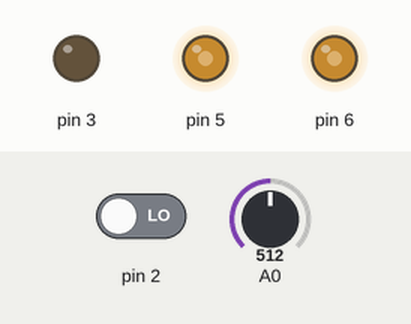
Simulated run of this sketch. Board: Arduino Uno, built with avr-gcc and run on an emulated ATmega328P. On the bench: output pins drawn as LEDs (lit = HIGH). The inputs (shaded band) are chosen by the test bench; at power-on: A0 = 512, pin 2 LOW.

Above: at 1.2 s.
1.3 s: A0 set to 716
At 2.0 s:
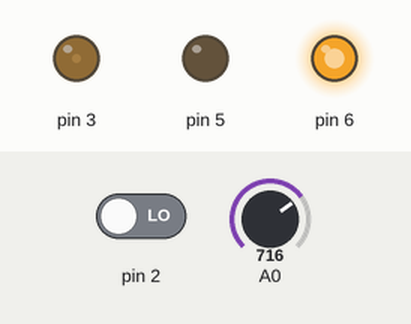
2.8 s: pin 2 driven HIGH
At 4.1 s:
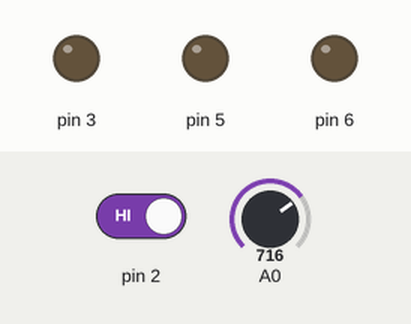
Timing chart, 0 to 5.8 s (numbered marks = the images above; inputs shaded):
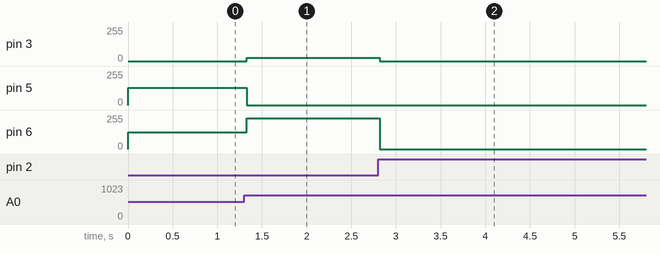

The sketch:

mezclados_analogicos_digital_b1.ino
```cpp
// C++ code
//

int estado = 1;
int power;
int endurance;
int r;
int g;
int b;
int active = 1;

void setup()
{
  pinMode(3, OUTPUT);
  pinMode(5, OUTPUT);
  pinMode(6, OUTPUT);

  Serial.begin(9600);
}

void loop()
{
  r = 0;
  g = 0;
  b = 0;
  endurance = analogRead(A0);

  if (digitalRead(2) == HIGH){
    if (estado == 1){
      active = -active;
      estado = 0;}
  }else{
    if (active == 1){
      power = map(endurance, 0, 1023, 0, 255);

      if (power == 0){r = 255;}
      else if (power <= 255/3){
        r = map(power, 0, 255/3, 255, 0);
        g = map(power, 0, 255/3, 0, 255);
      }else if (power <= 255*2/3){
        g = map(power, 255/3, 255*2/3, 255, 0);
        b = map(power, 255/3, 255*2/3, 0, 255);
      }else{
        b = map(power, 255*2/3, 255, 255, 0);
        r = map(power, 255*2/3, 255, 0, 255);}}

    estado = 1;}

  analogWrite(3, r);
  analogWrite(5, g);
  analogWrite(6, b);

  delay(0050);
}
```

Measured:
- after the input at 1.3 s, pin 3: 0/255 → 24/255 at once; pin 5: 129/255 → 0/255 at once; pin 6: 126/255 → 231/255 at once
- after the input at 2.8 s, pin 3: 24/255 → 0/255 at once; pin 6: 231/255 → 0/255 at once
